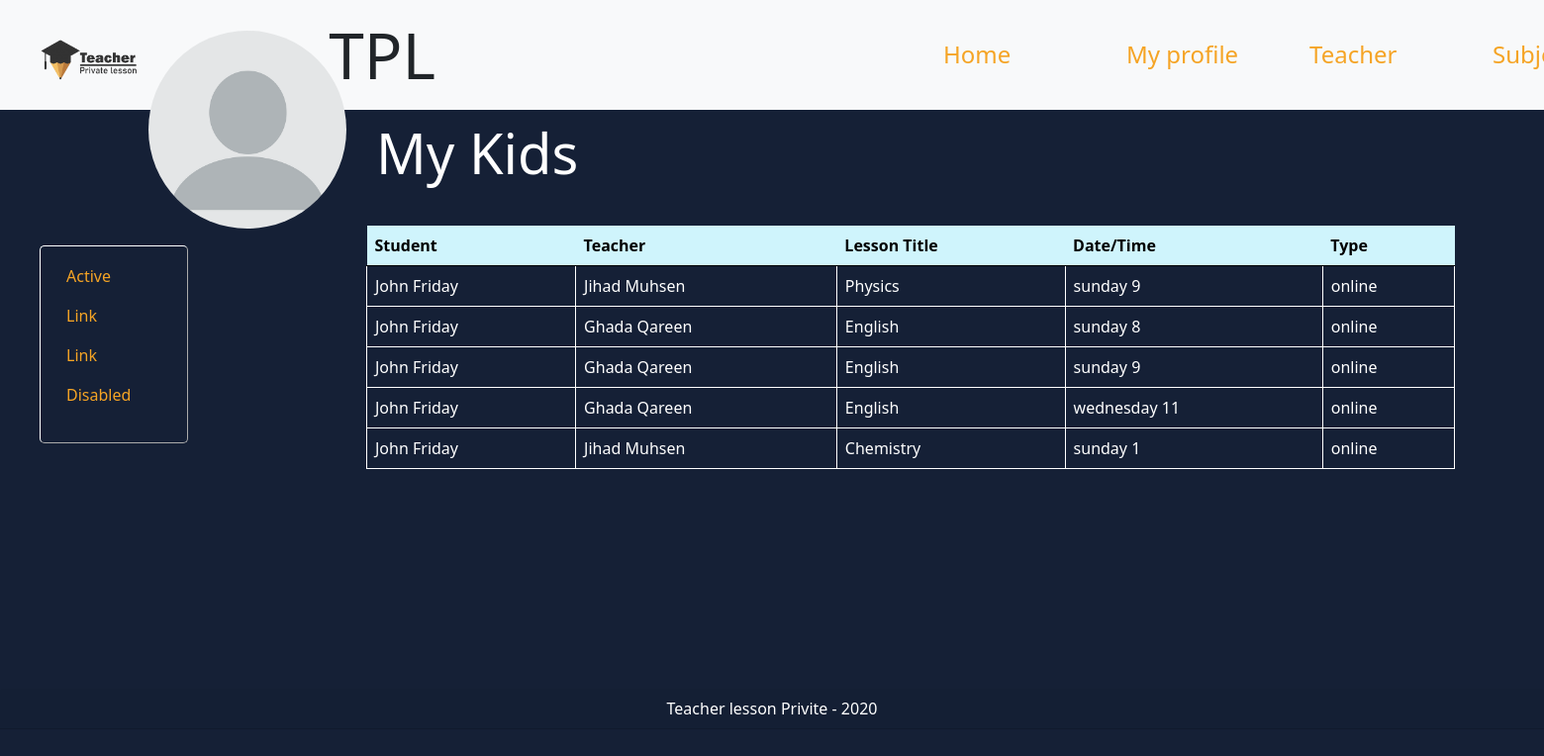
/parent-profile/13, run on the app's committed database.
### TPL_app/models.py (models this page shows)
class Lesson(models.Model):
    title = models.CharField(max_length=255)
    description = models.TextField()
    max_students = models.IntegerField()
    price = models.IntegerField()
    style = models.CharField(max_length=255, null=True)
    child = models.ForeignKey(
        Child, on_delete=models.CASCADE, blank=True, null=True)
    day = models.CharField(max_length=255, null=True)
    time = models.CharField(max_length=255, null=True)
    teacher = models.ForeignKey(Teacher, on_delete=models.CASCADE)
    created_at = models.DateTimeField(auto_now_add=True)
    updated_at = models.DateTimeField(auto_now=True)

class Child(models.Model):
    first_name = models.CharField(max_length=255)
    last_name = models.CharField(max_length=255)
    age = models.IntegerField()
    grade = models.IntegerField()
    gender = models.CharField(max_length=6)
    parent = models.ForeignKey(
        Parent, related_name="children", on_delete=models.CASCADE)
    lessons = models.ManyToManyField(
        Teacher, through="Lesson", related_name="lessons")
    created_at = models.DateTimeField(auto_now_add=True)
    updated_at = models.DateTimeField(auto_now=True)

class Teacher(models.Model):
    first_name = models.CharField(max_length=255)
    last_name = models.CharField(max_length=255)
    occupation = models.CharField(max_length=255)
    specialization = models.CharField(max_length=255)
    education = models.CharField(max_length=255)
    email = models.CharField(max_length=255, null=True)
    password = models.CharField(max_length=255, null=True)
    created_at = models.DateTimeField(auto_now_add=True)
    updated_at = models.DateTimeField(auto_now=True)

### TPL_app/views.py (the view)
# urls.py: path('parent-profile/<int:id>', views.parent_profile),
def parent_profile(request, id):
    parent = Parent.objects.get(id=id)
    children = parent.children.all()
    all_lessons = []
    for child in children:
        all_lessons.append(Lesson.objects.filter(child=child.id))
    context = {
        "parent": parent,
        "children": children,
        "all_lessons": all_lessons,
    }
    return render(request, "parent_profile.html", context)

### TPL_app/templates/parent_profile.html (shortened to what this page needs)
<!DOCTYPE html>
<html lang="en">
<head>
    {% load static %}
    <link rel="stylesheet" href="{% static 'css/parent_profile_style.css' %}">
    <link href="https://cdn.jsdelivr.net/npm/bootstrap@5.0.0-beta1/dist/css/bootstrap.min.css" rel="stylesheet">
</head>
<body>
    <nav class="navbar navbar-expand-lg navbar-light bg-light">
        <div class="head">
            <img src="{% static 'images/logo1.png' %}" width="100px">
            <h1 class="display-3" >TPL</h1>
        </div>
        <div class="collapse navbar-collapse" id="navbarSupportedContent">
            <ul class="navbar-nav me-auto mb-2 mb-lg-0">
            <li class="nav-item">
                <a class="nav-link active" href="#">Home</a>
            </li>
            <li class="nav-item">
                <a class="nav-link active" href="#">My profile</a>
            </li>
            <li class="nav-item">
                <a class="nav-link active" href="#">Teacher</a>
            </li>
            <li class="nav-item">
                <a class="nav-link active" href="#">Subjects</a>
            </li>
            </ul>
        </nav>
        <img class ="profile-pic" src="{% static 'images/profile_pic.png' %}" width="200px">
        <h2 class="display-4">My Kids</h2>
        <aside>
        <ul class="nav flex-column">
            <li class="nav-item">
            <a class="nav-link active" href="#">Active</a>
            </li>
            <li class="nav-item">
            <a class="nav-link active" href="#">Link</a>
            </li>
            <li class="nav-item">
            <a class="nav-link active" href="#">Link</a>
            </li>
            <li class="nav-item">
            <a class="nav-link active" href="#">Disabled</a>
            </li>
        </ul>
    </aside>
    <main>
        <table class="table">
            <thead>
                <tr class="table-info">
                    <th>Student</th>
                    <th>Teacher</th>
                    <th>Lesson Title</th>
                    <th>Date/Time</th>
                    <th>Type</th>
                </tr>
            </thead>
            <tbody>
                {% for child in all_lessons %}
                {% for lesson in child %}
                <tr>
                    <td>{{lesson.child.first_name}} {{lesson.child.last_name}}</td>
                    <td>{{lesson.teacher.first_name}} {{lesson.teacher.last_name}}</td>
                    <td>{{lesson.title}}</td>
                    <td>{{lesson.day}} {{lesson.time}}</td>
                    <td>{{lesson.style}}</td>
                </tr>
                {% endfor %}
                {% endfor %}
            </tbody>
        </table>
    </main>
    <div class="footer1">
        <footer class="card-header">Teacher lesson Privite - 2020</footer>
    </div>
</body>
</html>

### TPL_app/static/css/parent_profile_style.css (style rules this page uses)
.head { display: inline-flex; margin: 10px 0 0 40px; width: 400px; align-items: center; }
.head img { display: inline-block; }
h1 { display: inline-block; margin-left: 15px; }
h2 { color: white; }
ul { display: inline-block; margin-left: 500px !important; }
.navbar-nav .nav-link { width: 180px !important; margin-left: 5px !important; font-size: x-large; }
.profile-pic { border-radius: 100px; margin: -80px 150px; position: absolute !important; z-index: 1 !important; }
aside { margin: 20px 0 0 40px !important; width: 150px; float: left; }
.table tr td { border: 1px solid rgb(255, 255, 255); color: white !important; }
.flex-column { border: 1px outset white; border-radius: 5px; padding-top: 10px; width: 150px; height: 200px; margin: 0 !important; }
.flex-column li { margin-left: 10px; }
main { display: inline-block; width: 1100px; margin-left: 180px; }
.display-4 { margin: 10px 0 40px 380px; }
.card-header { display: flex; justify-content: center; align-items: center; margin-top: 200px; }
body { background-color:#152036 !important; }
a { color: rgb(245 164 37) !important; }
.footer1 { color: white; }

### data on the page
Lesson: child.first_name "John", child.last_name "Friday", teacher.first_name "Jihad", teacher.last_name "Muhsen", title "Physics", day "sunday", time "9", style "online"
Lesson: child.first_name "John", child.last_name "Friday", teacher.first_name "Ghada", teacher.last_name "Qareen", title "English", day "sunday", time "8", style "online"
Lesson: child.first_name "John", child.last_name "Friday", teacher.first_name "Ghada", teacher.last_name "Qareen", title "English", day "sunday", time "9", style "online"
Lesson: child.first_name "John", child.last_name "Friday", teacher.first_name "Ghada", teacher.last_name "Qareen", title "English", day "wednesday", time "11", style "online"
Lesson: child.first_name "John", child.last_name "Friday", teacher.first_name "Jihad", teacher.last_name "Muhsen", title "Chemistry", day "sunday", time "1", style "online"
